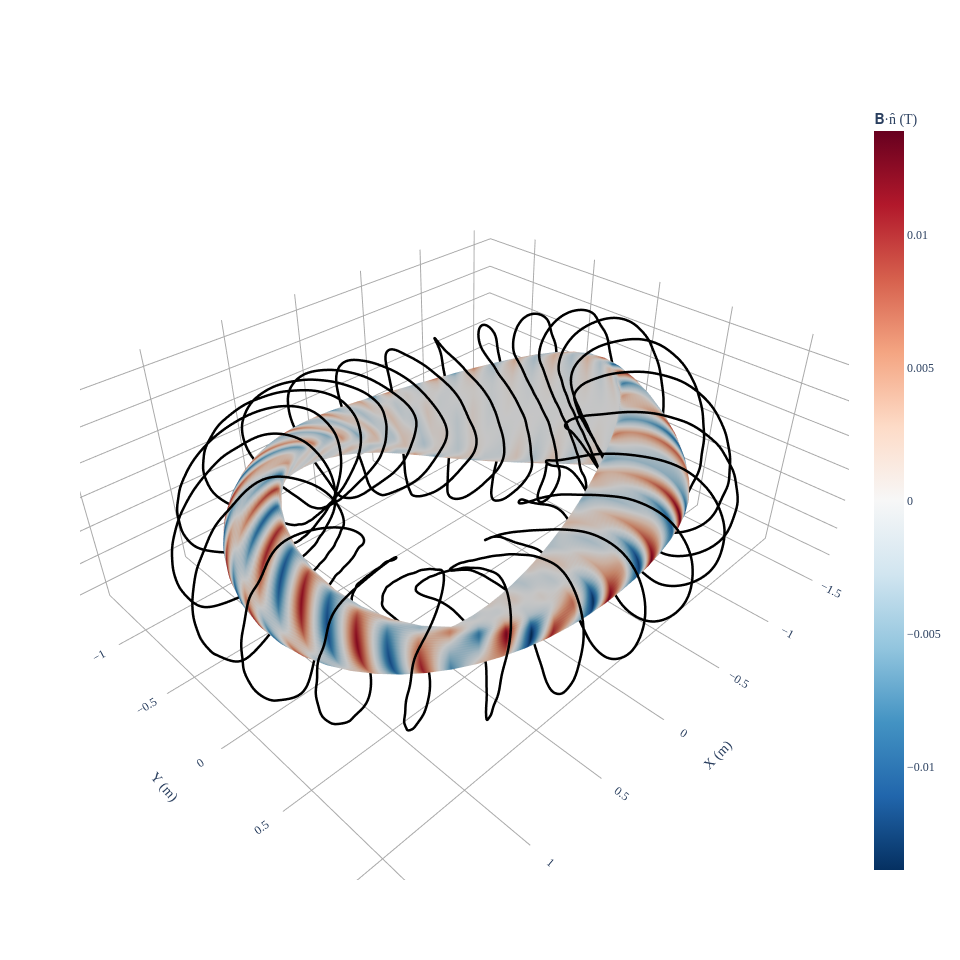

Notebook source saved alongside this figure:
### Code cell
# visualize by plotting coils
fig = plot_3d(
    eq.surface, "B*n", grid=LinearGrid(M=40, N=30, endpoint=True), field=coilset
)
fig = plot_coils(coilset, fig=fig)
fig.show()

### Figure 1 — Plotly figure (JSON) as saved in the notebook; plotly's stock layout.template omitted (floating-point values rounded to 4 significant figures; data arrays with more than 128 entries replaced by an {"elided": "..."} marker saying what was removed)
{"data": [{"colorbar": {"title": {"text": "𝐁·n̂ (T)"}}, "colorscale": [[0, "rgb(5,48,97)"], [0.1, "rgb(33,102,172)"], [0.2, "rgb(67,147,195)"], [0.3, "rgb(146,197,222)"], [0.4, "rgb(209,229,240)"], [0.5, "rgb(247,247,247)"], [0.6, "rgb(253,219,199)"], [0.7, "rgb(244,165,130)"], [0.8, "rgb(214,96,77)"], [0.9, "rgb(178,24,43)"], [1, "rgb(103,0,31)"]], "flatshading": true, "i": {"elided": "9760 int values"}, "intensity": {"elided": "4941 float values"}, "j": {"elided": "9760 int values"}, "k": {"elided": "9760 int values"}, "name": "𝐁·n̂ (T)", "opacity": 1, "showscale": true, "type": "mesh3d", "x": {"elided": "4941 float values"}, "y": {"elided": "4941 float values"}, "z": {"elided": "4941 float values"}}, {"hovertext": "Current = -226742.62066550588 (A)", "line": {"color": "black", "dash": "solid", "width": 5}, "marker": {"opacity": 0, "size": 0}, "name": "CoilSet[0]", "showlegend": false, "type": "scatter3d", "x": {"elided": "801 float values"}, "y": {"elided": "801 float values"}, "z": {"elided": "801 float values"}}, {"hovertext": "Current = -226742.62066550588 (A)", "line": {"color": "black", "dash": "solid", "width": 5}, "marker": {"opacity": 0, "size": 0}, "name": "CoilSet[1]", "showlegend": false, "type": "scatter3d", "x": {"elided": "801 float values"}, "y": {"elided": "801 float values"}, "z": {"elided": "801 float values"}}, {"hovertext": "Current = -226742.62066550588 (A)", "line": {"color": "black", "dash": "solid", "width": 5}, "marker": {"opacity": 0, "size": 0}, "name": "CoilSet[2]", "showlegend": false, "type": "scatter3d", "x": {"elided": "801 float values"}, "y": {"elided": "801 float values"}, "z": {"elided": "801 float values"}}, {"hovertext": "Current = -226742.62066550588 (A)", "line": {"color": "black", "dash": "solid", "width": 5}, "marker": {"opacity": 0, "size": 0}, "name": "CoilSet[3]", "showlegend": false, "type": "scatter3d", "x": {"elided": "801 float values"}, "y": {"elided": "801 float values"}, "z": {"elided": "801 float values"}}, {"hovertext": "Current = -226742.62066550588 (A)", "line": {"color": "black", "dash": "solid", "width": 5}, "marker": {"opacity": 0, "size": 0}, "name": "CoilSet[4]", "showlegend": false, "type": "scatter3d", "x": {"elided": "801 float values"}, "y": {"elided": "801 float values"}, "z": {"elided": "801 float values"}}, {"hovertext": "Current = -226742.62066550588 (A)", "line": {"color": "black", "dash": "solid", "width": 5}, "marker": {"opacity": 0, "size": 0}, "name": "CoilSet[5]", "showlegend": false, "type": "scatter3d", "x": {"elided": "801 float values"}, "y": {"elided": "801 float values"}, "z": {"elided": "801 float values"}}, {"hovertext": "Current = 226742.62066550588 (A)", "line": {"color": "black", "dash": "solid", "width": 5}, "marker": {"opacity": 0, "size": 0}, "name": "CoilSet[6]", "showlegend": false, "type": "scatter3d", "x": {"elided": "801 float values"}, "y": {"elided": "801 float values"}, "z": {"elided": "801 float values"}}, {"hovertext": "Current = 226742.62066550588 (A)", "line": {"color": "black", "dash": "solid", "width": 5}, "marker": {"opacity": 0, "size": 0}, "name": "CoilSet[7]", "showlegend": false, "type": "scatter3d", "x": {"elided": "801 float values"}, "y": {"elided": "801 float values"}, "z": {"elided": "801 float values"}}, {"hovertext": "Current = 226742.62066550588 (A)", "line": {"color": "black", "dash": "solid", "width": 5}, "marker": {"opacity": 0, "size": 0}, "name": "CoilSet[8]", "showlegend": false, "type": "scatter3d", "x": {"elided": "801 float values"}, "y": {"elided": "801 float values"}, "z": {"elided": "801 float values"}}, {"hovertext": "Current = 226742.62066550588 (A)", "line": {"color": "black", "dash": "solid", "width": 5}, "marker": {"opacity": 0, "size": 0}, "name": "CoilSet[9]", "showlegend": false, "type": "scatter3d", "x": {"elided": "801 float values"}, "y": {"elided": "801 float values"}, "z": {"elided": "801 float values"}}, {"hovertext": "Current = 226742.62066550588 (A)", "line": {"color": "black", "dash": "solid", "width": 5}, "marker": {"opacity": 0, "size": 0}, "name": "CoilSet[10]", "showlegend": false, "type": "scatter3d", "x": {"elided": "801 float values"}, "y": {"elided": "801 float values"}, "z": {"elided": "801 float values"}}, {"hovertext": "Current = 226742.62066550588 (A)", "line": {"color": "black", "dash": "solid", "width": 5}, "marker": {"opacity": 0, "size": 0}, "name": "CoilSet[11]", "showlegend": false, "type": "scatter3d", "x": {"elided": "801 float values"}, "y": {"elided": "801 float values"}, "z": {"elided": "801 float values"}}, {"hovertext": "Current = -226742.62066550588 (A)", "line": {"color": "black", "dash": "solid", "width": 5}, "marker": {"opacity": 0, "size": 0}, "name": "CoilSet[12]", "showlegend": false, "type": "scatter3d", "x": {"elided": "801 float values"}, "y": {"elided": "801 float values"}, "z": {"elided": "801 float values"}}, {"hovertext": "Current = -226742.62066550588 (A)", "line": {"color": "black", "dash": "solid", "width": 5}, "marker": {"opacity": 0, "size": 0}, "name": "CoilSet[13]", "showlegend": false, "type": "scatter3d", "x": {"elided": "801 float values"}, "y": {"elided": "801 float values"}, "z": {"elided": "801 float values"}}, {"hovertext": "Current = -226742.62066550588 (A)", "line": {"color": "black", "dash": "solid", "width": 5}, "marker": {"opacity": 0, "size": 0}, "name": "CoilSet[14]", "showlegend": false, "type": "scatter3d", "x": {"elided": "801 float values"}, "y": {"elided": "801 float values"}, "z": {"elided": "801 float values"}}, {"hovertext": "Current = -226742.62066550588 (A)", "line": {"color": "black", "dash": "solid", "width": 5}, "marker": {"opacity": 0, "size": 0}, "name": "CoilSet[15]", "showlegend": false, "type": "scatter3d", "x": {"elided": "801 float values"}, "y": {"elided": "801 float values"}, "z": {"elided": "801 float values"}}, {"hovertext": "Current = -226742.62066550588 (A)", "line": {"color": "black", "dash": "solid", "width": 5}, "marker": {"opacity": 0, "size": 0}, "name": "CoilSet[16]", "showlegend": false, "type": "scatter3d", "x": {"elided": "801 float values"}, "y": {"elided": "801 float values"}, "z": {"elided": "801 float values"}}, {"hovertext": "Current = -226742.62066550588 (A)", "line": {"color": "black", "dash": "solid", "width": 5}, "marker": {"opacity": 0, "size": 0}, "name": "CoilSet[17]", "showlegend": false, "type": "scatter3d", "x": {"elided": "801 float values"}, "y": {"elided": "801 float values"}, "z": {"elided": "801 float values"}}, {"hovertext": "Current = 226742.62066550588 (A)", "line": {"color": "black", "dash": "solid", "width": 5}, "marker": {"opacity": 0, "size": 0}, "name": "CoilSet[18]", "showlegend": false, "type": "scatter3d", "x": {"elided": "801 float values"}, "y": {"elided": "801 float values"}, "z": {"elided": "801 float values"}}, {"hovertext": "Current = 226742.62066550588 (A)", "line": {"color": "black", "dash": "solid", "width": 5}, "marker": {"opacity": 0, "size": 0}, "name": "CoilSet[19]", "showlegend": false, "type": "scatter3d", "x": {"elided": "801 float values"}, "y": {"elided": "801 float values"}, "z": {"elided": "801 float values"}}, {"hovertext": "Current = 226742.62066550588 (A)", "line": {"color": "black", "dash": "solid", "width": 5}, "marker": {"opacity": 0, "size": 0}, "name": "CoilSet[20]", "showlegend": false, "type": "scatter3d", "x": {"elided": "801 float values"}, "y": {"elided": "801 float values"}, "z": {"elided": "801 float values"}}, {"hovertext": "Current = 226742.62066550588 (A)", "line": {"color": "black", "dash": "solid", "width": 5}, "marker": {"opacity": 0, "size": 0}, "name": "CoilSet[21]", "showlegend": false, "type": "scatter3d", "x": {"elided": "801 float values"}, "y": {"elided": "801 float values"}, "z": {"elided": "801 float values"}}, {"hovertext": "Current = 226742.62066550588 (A)", "line": {"color": "black", "dash": "solid", "width": 5}, "marker": {"opacity": 0, "size": 0}, "name": "CoilSet[22]", "showlegend": false, "type": "scatter3d", "x": {"elided": "801 float values"}, "y": {"elided": "801 float values"}, "z": {"elided": "801 float values"}}, {"hovertext": "Current = 226742.62066550588 (A)", "line": {"color": "black", "dash": "solid", "width": 5}, "marker": {"opacity": 0, "size": 0}, "name": "CoilSet[23]", "showlegend": false, "type": "scatter3d", "x": {"elided": "801 float values"}, "y": {"elided": "801 float values"}, "z": {"elided": "801 float values"}}], "layout": {"font": {"family": "Times"}, "height": 960.4, "scene": {"aspectmode": "data", "xaxis": {"backgroundcolor": "white", "gridcolor": "darkgrey", "showbackground": false, "showgrid": true, "showticklabels": true, "title": {"text": "X (m)"}, "zeroline": true, "zerolinecolor": "darkgrey"}, "yaxis": {"backgroundcolor": "white", "gridcolor": "darkgrey", "showbackground": false, "showgrid": true, "showticklabels": true, "title": {"text": "Y (m)"}, "zeroline": true, "zerolinecolor": "darkgrey"}, "zaxis": {"backgroundcolor": "white", "gridcolor": "darkgrey", "showbackground": false, "showgrid": true, "showticklabels": true, "title": {"text": "Z (m)"}, "zeroline": true, "zerolinecolor": "darkgrey"}}, "title": {"text": "", "x": 0.5, "xanchor": "center", "y": 0.9, "yanchor": "top"}, "width": 960.4}}
